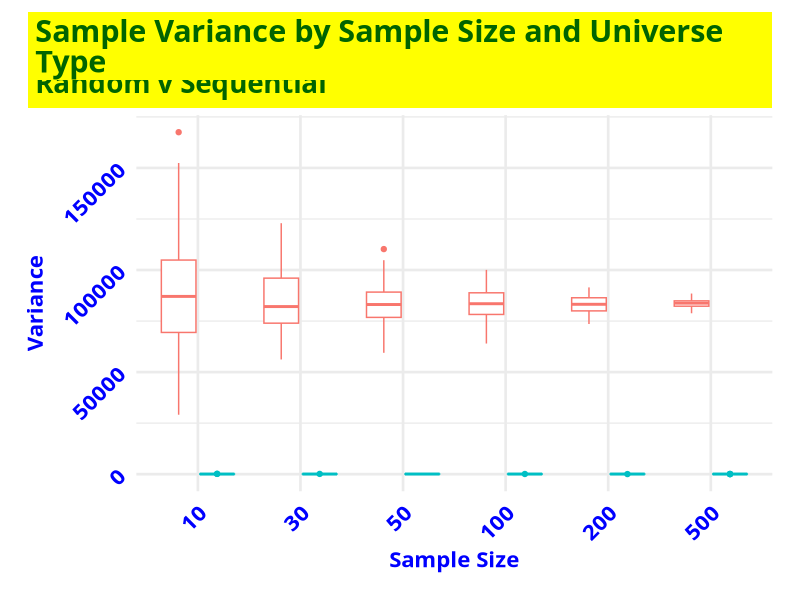
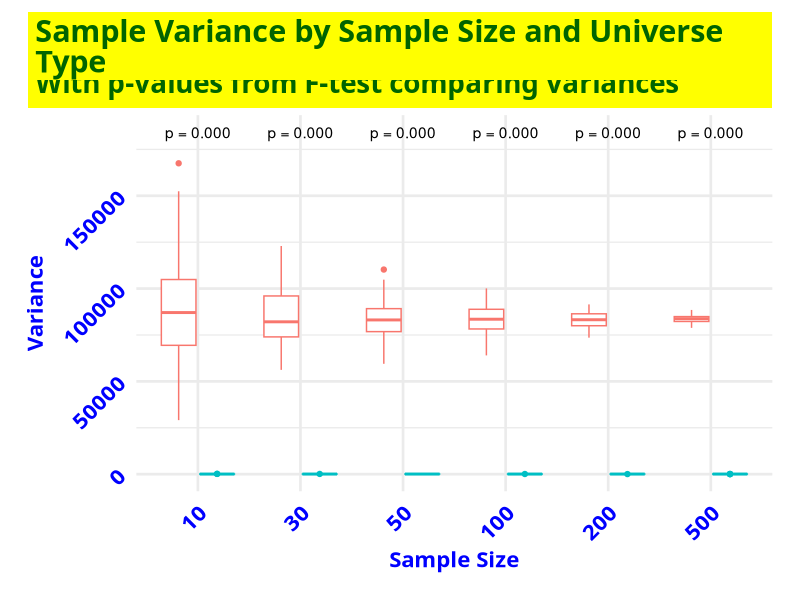
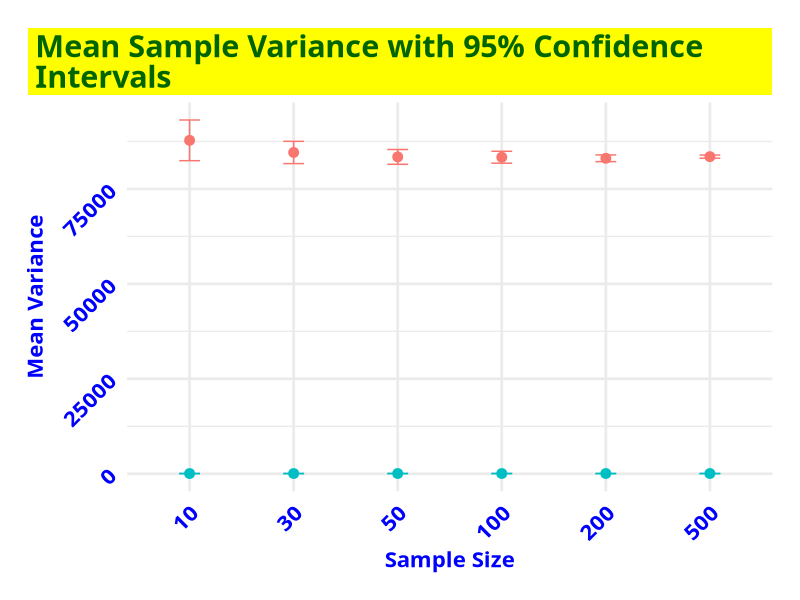
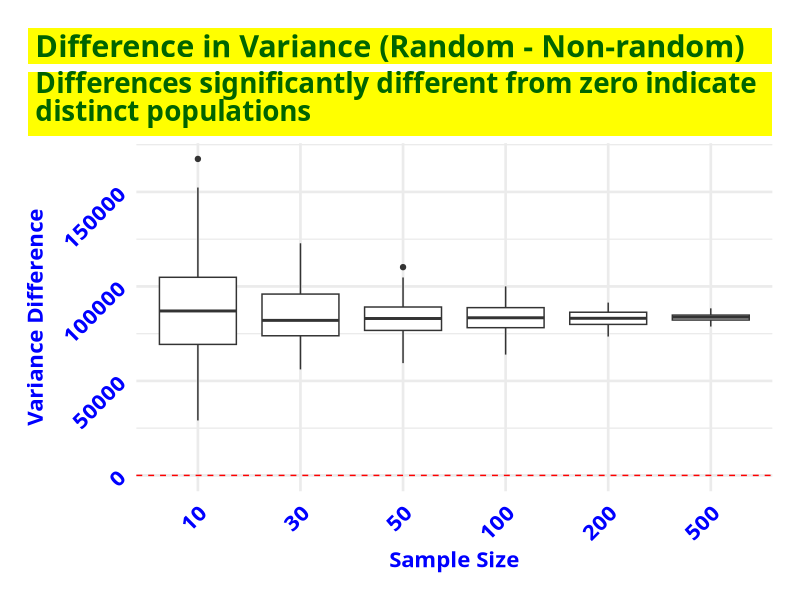
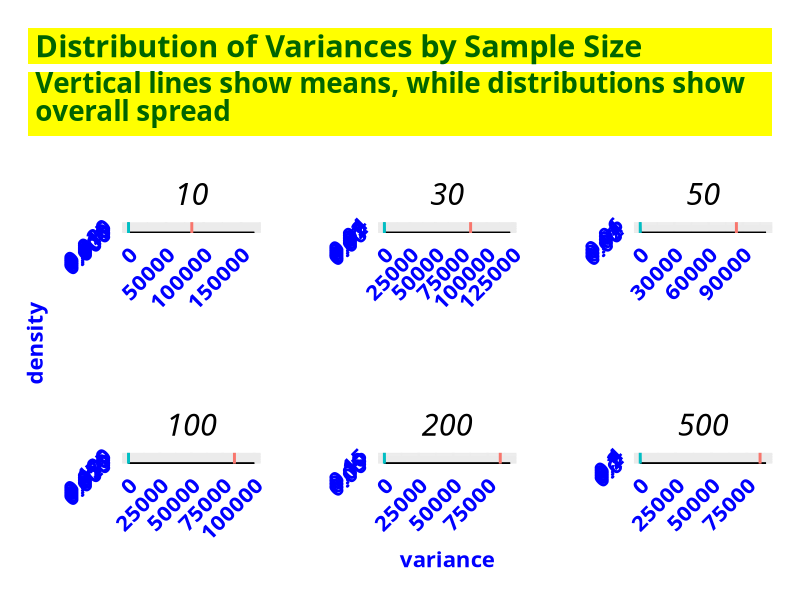
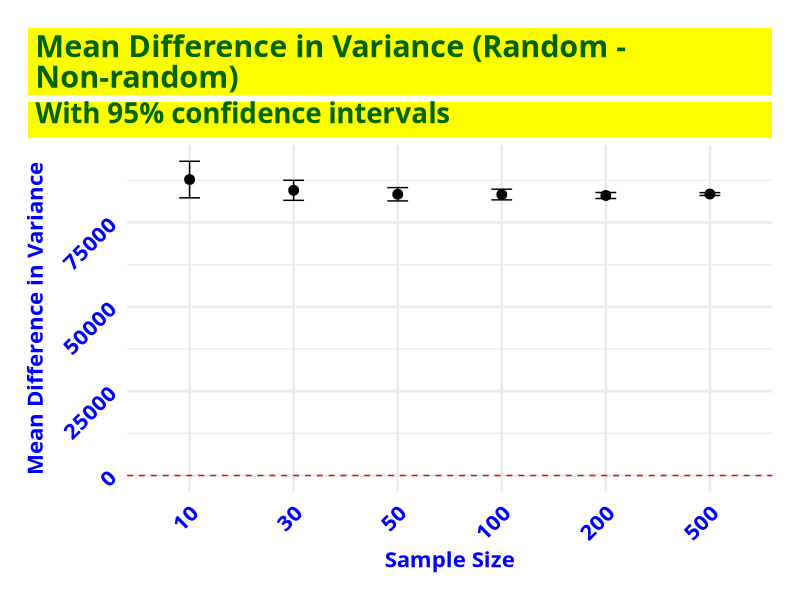

Reproduce these figures in R, in order.
## ---- chunk 1
#| label: setup
#| include: false


# install.packages(c("mapview", "survey", "srvyr", "arcgislayers"))

# census_api_key("95496766c51541ee6f402c1e1a8658581285b759", install = TRUE, overwrite = TRUE)


# # load libraries - NOT NEEDED


# Force dplyr's select to take precedence
select <- dplyr::select
filter <- dplyr::filter

# Options
options(scipen = 999)
options(qic.clshade = T) # NO LONGER NEEDED; CHARTS ALL PREPARED WITH GGPLOT2 ONLY
options(qic.linecol = 'black') # NO LONGER NEEDED; CHARTS ALL PREPARED WITH GGPLOT2 ONLY
options(qic.signalcol = "firebrick") # NO LONGER NEEDED; CHARTS ALL PREPARED WITH GGPLOT2 ONLY
options(qic.targetcol = "purple") # NO LONGER NEEDED; CHARTS ALL PREPARED WITH GGPLOT2 ONLY
options(DT.options = list(dom = 'pBlfrti')) # Add buttons, filtering, and top (t) pagination controls
options(shiny.maxRequestSize = 50 * 1024^2) # Set upload maximum to 50 MB
options(tigris_use_cache = TRUE)


flextable::set_flextable_defaults(
  font.size = 14, 
  font.family = "Cabin",
  font.color = "black",
  table.layout = "fixed",
  border.color = "darkgray",
  padding.top = 3, padding.bottom = 3,
  padding.left = 4, padding.right = 4,
  line_spacing = 1.3,
  digits = 2,
  decimal.mark = ",",
  big.mark = " ",
  na_str = "<na>"
  )


# Set global theme for consistent plots
ggplot2::theme_set(
  ggplot2::theme_minimal(base_size = 20) +
    ggplot2::theme(
      plot.title.position = "plot",
      plot.title = ggtext::element_textbox_simple(
        family = "Cabin",
        face = "bold",
        color = "darkgreen",
        size = 22,
        fill = "yellow",
        lineheight = 1.0,
        padding = ggplot2::margin(5.5, 5.5, 0.0, 5.5),
        margin = ggplot2::margin(0, 0, 5.5, 0)
      ),
      plot.subtitle = ggtext::element_textbox_simple(
        family = "Cabin",
        color = "darkgreen",
        face = "bold",
        size = 20,
        fill = "yellow",
        lineheight = 1.0,
        padding = ggplot2::margin(0.0, 5.5, 5.5, 5.5),
        margin = ggplot2::margin(0, 0, 5.5, 0)
      ),
      plot.caption = ggtext::element_markdown(
        family = "Cabin",
        size = 16,
        hjust = 1,
        color = "darkblue",
        face = "italic",
        fill = "yellow",
        lineheight = 1.0
      ),
      axis.text.x = ggtext::element_markdown(
        family = "Cabin",
        face = "bold",
        color = "blue",
        size = 16,
        angle = 45,
        hjust = 1
      ),
        # ggplot2::element_blank(),
      axis.title.x = ggtext::element_markdown(
        family = "Cabin",
        face = "bold",
        color = "blue",
        size = 16),
        # ggplot2::element_blank(),
      axis.text.y = ggtext::element_markdown(
        family = "Cabin",
        face = "bold",
        color = "blue",
        size = 16,
        angle = 45,
        hjust = 1
      ),
        # ggplot2::element_blank(),
      axis.title.y = ggtext::element_markdown(
        family = "Cabin",
        face = "bold",
        color = "blue",
        size = 16),
        # ggplot2::element_blank(),
      strip.text = ggtext::element_markdown(
        family = "Cabin",
        color = "black",
        size = ggplot2::rel(1.1),
        face = "italic",
        margin = ggplot2::margin(2, 0, 0.5, 0, "lines")
      ),
      axis.text = ggtext::element_markdown(
        family = "Cabin",
        color = "black"),
      panel.background = ggplot2::element_rect(fill = "white", color = NA),
      plot.background = ggplot2::element_rect(fill = "white", color = NA),
      legend.position = "none",
      panel.spacing.x = grid::unit(1.5, "cm"),
      panel.spacing.y = grid::unit(1.5, "cm"),
      plot.margin = ggplot2::margin(20, 20, 20, 20, "pt")
    )
)



  
# Set seed for reproducibility
set.seed(123)

## ---- chunk 2
# Define each universe

# Create a random universe (1000 random integers between 1 and 1000)
random_universe <- base::sample(1:1000, 1000, replace = TRUE)

# Create non-random universes (several options)


# Option 1: Sequential numbers
sequential_universe <- 1:1000


# Option 2: Autocorrelated but realistic (e.g., school district scores)
set.seed(42)
n_months <- 1000
district_baseline <- 75  # District tends to score around 75th percentile

# Create autocorrelated scores using AR(1) process
autocorr_universe <- base::numeric(n_months)
autocorr_universe[1] <- district_baseline + stats::rnorm(1, 0, 8)

for(i in 2:n_months) {
  # Each month's score depends on last month's + some random variation
  autocorr_universe[i] <- 0.1 * autocorr_universe[i-1] + 0.7 * district_baseline + stats::rnorm(1, 0, 8)
}


# Keep scores realistic (0-100 range)
autocorr_universe <- base::pmax(0, base::pmin(100, autocorr_universe))



# Option 3: Clustered data (4 distinct clusters)
clustered_universe <- c(
  stats::rnorm(250, mean = 100, sd = 20),
  stats::rnorm(250, mean = 300, sd = 20),
  stats::rnorm(250, mean = 600, sd = 20),
  stats::rnorm(250, mean = 900, sd = 20)
)
# Round to integers and ensure values are within 1-1000
clustered_universe <- base::pmin(1000, base::pmax(1, base::round(clustered_universe)))


# Option 4: Bimodal distribution
bimodal_universe <- base::c(
  stats::rnorm(500, mean = 250, sd = 100),
  stats::rnorm(500, mean = 750, sd = 100)
)
# Round to integers and ensure values are within 1-1000
bimodal_universe <- base::pmin(1000, base::pmax(1, base::round(bimodal_universe)))


# Option 5: Increasing variance (first half has low variance, second half high)
increasing_var_universe <- c(
  stats::rnorm(500, mean = 500, sd = 50),
  stats::rnorm(500, mean = 500, sd = 200)
)
# Round to integers and ensure values are within 1-1000
increasing_var_universe <- base::pmin(1000, base::pmax(1, base::round(increasing_var_universe)))
 


## ---- chunk 3
# Step 2: Function to take samples and calculate variance
calculate_sample_variances <- function(universe, sample_size, num_samples = 100) {
  variances <- base::numeric(num_samples)
  for(i in 1:num_samples) {
    sample_data <- base::sample(universe, sample_size)
    variances[i] <- stats::var(sample_data)
  }
  return(variances)
}

## ---- chunk 4
# Step 3: Experiment with different sample sizes
sample_sizes <- c(10, 30, 50, 100, 200, 500)
results <- list()

# define the nonrandom universe type
for(size in sample_sizes) {
  random_variances <- calculate_sample_variances(random_universe, size)
  nonrandom_variances <- calculate_sample_variances(autocorr_universe, size)
  
  results[[paste0("size_", size)]] <- list(
    random = random_variances,
    nonrandom = nonrandom_variances
  )
}

## ---- chunk 5
# Convert nested list to a data frame
results_df <- data.frame()

for(size_name in names(results)) {
  # Extract the numeric size from the name
  size <- base::as.numeric(base::gsub("size_", "", size_name))
  
  # Add random universe results
  random_data <- base::data.frame(
    sample_size = size,
    variance = results[[size_name]]$random,
    universe_type = "random"
  )
  
  # Add non-random universe results
  nonrandom_data <- base::data.frame(
    sample_size = size,
    variance = results[[size_name]]$nonrandom,
    universe_type = "Sequential"
  )
  
  # Combine the data
  results_df <- base::rbind(results_df, random_data, nonrandom_data)
}

# Now you can plot with ggplot
ggplot2::ggplot(results_df, ggplot2::aes(x = base::factor(sample_size), y = variance, color = universe_type)) +
  ggplot2::geom_boxplot() +
  ggplot2::labs(
    title = "Sample Variance by Sample Size and Universe Type",
    subtitle = "Random v Sequential",
    x = "Sample Size",
    y = "Variance",
    color = "Universe Type"
  ) 

## ---- chunk 6
# Calculate p-values comparing variances across universe types for each sample size
result_stats <- data.frame()

for(size_name in names(results)) {
  # Extract the numeric size from the name
  size <- base::as.numeric(base::gsub("size_", "", size_name))
  
  # Run F-test to compare variances
  f_test <- stats::var.test(results[[size_name]]$random, results[[size_name]]$nonrandom)
  
  # Store results
  result_stats <- base::rbind(result_stats, base::data.frame(
    sample_size = size,
    p_value = f_test$p.value,
    significant = f_test$p.value < 0.05
  ))
}

## ---- chunk 7
# Add p-values to the plot
ggplot2::ggplot(results_df, ggplot2::aes(x = base::factor(sample_size), y = variance, color = universe_type)) +
  ggplot2::geom_boxplot() +
  ggplot2::geom_text(data = result_stats, 
            ggplot2::aes(x = base::factor(sample_size), 
                y = base::max(results_df$variance) * 1.1,
                label = base::sprintf("p = %.3f", p_value)),
            inherit.aes = FALSE) +
  ggplot2::labs(
    title = "Sample Variance by Sample Size and Universe Type",
    subtitle = "With p-values from F-test comparing variances",
    x = "Sample Size",
    y = "Variance",
    color = "Universe Type"
  ) 

## ---- chunk 8
# Calculate mean and confidence intervals for your variances
results_summary <- results_df |>
  dplyr::group_by(sample_size, universe_type) |>
  dplyr::summarize(
    mean_variance = base::mean(variance),
    sd_variance = stats::sd(variance),
    n = dplyr::n(),
    se = sd_variance/sqrt(n),
    ci_lower = mean_variance - 1.96*se,
    ci_upper = mean_variance + 1.96*se
  )

# Plot with confidence intervals
ggplot2::ggplot(results_summary, 
                ggplot2::aes(x = base::factor(sample_size), y = mean_variance, color = universe_type)) +
  ggplot2::geom_point(size = 3) +
  ggplot2::geom_errorbar(
    ggplot2::aes(ymin = ci_lower, ymax = ci_upper), width = 0.2) +
  ggplot2::labs(
    title = "Mean Sample Variance with 95% Confidence Intervals",
    x = "Sample Size",
    y = "Mean Variance",
    color = "Universe Type"
  ) 

## ---- chunk 9
# Calculate the difference in variance between random and non-random for each sample size
diff_data <- data.frame()

for(size_name in names(results)) {
  size <- base::as.numeric(base::gsub("size_", "", size_name))
  
  # Calculate differences for each simulation pair
  n_sims <- base::length(results[[size_name]]$random)
  differences <- results[[size_name]]$random - results[[size_name]]$nonrandom
  
  diff_data <- base::rbind(diff_data, base::data.frame(
    sample_size = base::rep(size, n_sims),
    variance_difference = differences
  ))
}

# Plot the differences
ggplot2::ggplot(diff_data, 
                ggplot2::aes(x = base::factor(sample_size), y = variance_difference)) +
  ggplot2::geom_boxplot() +
  ggplot2::geom_hline(yintercept = 0, linetype = "dashed", color = "red") +
  ggplot2::labs(
    title = "Difference in Variance (Random - Non-random)",
    subtitle = "Differences significantly different from zero indicate distinct populations",
    x = "Sample Size",
    y = "Variance Difference"
  ) 

## ---- chunk 10
ggplot2::ggplot(results_df,
                ggplot2::aes(x = variance, fill = universe_type)) +
  ggplot2::geom_density(alpha = 0.5) +
  ggplot2::geom_vline(data = results_df |> dplyr::group_by(universe_type) |> 
               dplyr::summarize(mean_var = base::mean(variance)),
             ggplot2::aes(xintercept = mean_var, color = universe_type),
             linetype = "dashed", linewidth = 1) +
  ggplot2::facet_wrap(~sample_size, scales = "free") +
  ggplot2::labs(title = "Distribution of Variances by Sample Size",
       subtitle = "Vertical lines show means, while distributions show overall spread")
## ---- chunk 11
# For each sample size, perform a one-sample t-test on the differences
diff_stats <- data.frame()

for(size_name in names(results)) {
  size <- base::as.numeric(base::gsub("size_", "", size_name))
  
  # Calculate differences for this sample size
  differences <- results[[size_name]]$random - results[[size_name]]$nonrandom
  
  # Perform one-sample t-test against μ = 0
  t_test <- stats::t.test(differences, mu = 0)
  
  # Store results
  diff_stats <- base::rbind(diff_stats, base::data.frame(
    sample_size = size,
    mean_diff = base::mean(differences),
    p_value = t_test$p.value,
    significant = t_test$p.value < 0.05,
    lower_ci = t_test$conf.int[1],
    upper_ci = t_test$conf.int[2]
  ))
}

# # Print the results
# print(diff_stats)
## ---- chunk 12
# Plot the differences with confidence intervals
ggplot2::ggplot(diff_stats, 
                ggplot2::aes(x = base::factor(sample_size), y = mean_diff)) +
  ggplot2::geom_point(size = 3) +
  ggplot2::geom_errorbar(ggplot2::aes(ymin = lower_ci, ymax = upper_ci), width = 0.2) +
  ggplot2::geom_hline(yintercept = 0, linetype = "dashed", color = "red") +
  ggplot2::labs(
    title = "Mean Difference in Variance (Random - Non-random)",
    subtitle = "With 95% confidence intervals",
    x = "Sample Size",
    y = "Mean Difference in Variance"
  ) 
